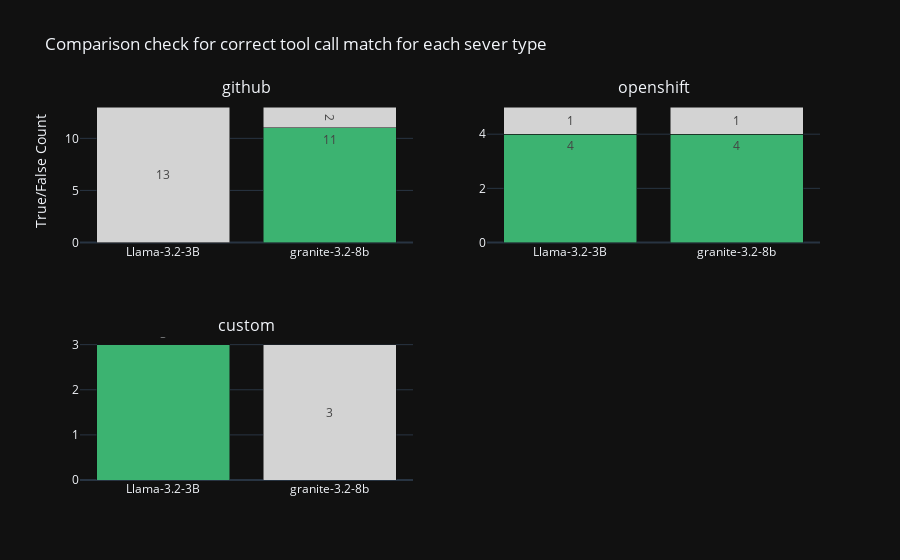

The notebook cell saved with this chart:
### Markdown cell above
### Bar chart comparing both Llama-3.2-3b and granite-3.2-8b models tool call matching for each of the server models

### Code cell
from plotly.subplots import make_subplots
# Make subplots for each server type
subplots = df['server_type'].unique().tolist()
rows, cols = get_subplot_grid(len(subplots))
fig = make_subplots(rows=rows, cols=cols, subplot_titles=subplots)  

# Loop through each subplot and assign correct (row, col)
for idx, subplot in enumerate(subplots):
    row = (idx // cols) + 1
    col = (idx % cols) + 1
    # Filter the DataFrame for the current server type
    filtered_df = df[df['server_type'] == subplot]
    #plot for each server type
    fig = add_subplot(
        fig,
        filtered_df,
        row=row,
        col=col,
        column_name='tool_call_match',
        title=f'Comparison check for correct tool call match for each sever type'
    )

fig.show()

### Figure 1 — Plotly figure (JSON) as saved in the notebook; plotly's stock layout.template omitted (floating-point values rounded to 4 significant figures)
{"data": [{"marker": {"color": "mediumseagreen"}, "name": "True", "text": ["0", "11"], "textposition": "outside", "type": "bar", "x": ["Llama-3.2-3B", "granite-3.2-8b"], "xaxis": "x", "y": [0, 11], "yaxis": "y"}, {"insidetextanchor": "middle", "marker": {"color": "lightgray"}, "name": "False", "text": ["13", "2"], "textposition": "inside", "type": "bar", "x": ["Llama-3.2-3B", "granite-3.2-8b"], "xaxis": "x", "y": [13, 2], "yaxis": "y"}, {"marker": {"color": "mediumseagreen"}, "name": "True", "text": ["4", "4"], "textposition": "outside", "type": "bar", "x": ["Llama-3.2-3B", "granite-3.2-8b"], "xaxis": "x2", "y": [4, 4], "yaxis": "y2"}, {"insidetextanchor": "middle", "marker": {"color": "lightgray"}, "name": "False", "text": ["1", "1"], "textposition": "inside", "type": "bar", "x": ["Llama-3.2-3B", "granite-3.2-8b"], "xaxis": "x2", "y": [1, 1], "yaxis": "y2"}, {"marker": {"color": "mediumseagreen"}, "name": "True", "text": ["3", "0"], "textposition": "outside", "type": "bar", "x": ["Llama-3.2-3B", "granite-3.2-8b"], "xaxis": "x3", "y": [3, 0], "yaxis": "y3"}, {"insidetextanchor": "middle", "marker": {"color": "lightgray"}, "name": "False", "text": ["0", "3"], "textposition": "inside", "type": "bar", "x": ["Llama-3.2-3B", "granite-3.2-8b"], "xaxis": "x3", "y": [0, 3], "yaxis": "y3"}], "layout": {"annotations": [{"font": {"size": 16}, "showarrow": false, "text": "github", "x": 0.225, "xanchor": "center", "xref": "paper", "y": 1, "yanchor": "bottom", "yref": "paper"}, {"font": {"size": 16}, "showarrow": false, "text": "openshift", "x": 0.775, "xanchor": "center", "xref": "paper", "y": 1, "yanchor": "bottom", "yref": "paper"}, {"font": {"size": 16}, "showarrow": false, "text": "custom", "x": 0.225, "xanchor": "center", "xref": "paper", "y": 0.375, "yanchor": "bottom", "yref": "paper"}], "barmode": "stack", "showlegend": false, "title": {"text": "Comparison check for correct tool call match for each sever type"}, "xaxis": {"anchor": "y", "domain": [0, 0.45]}, "xaxis2": {"anchor": "y2", "domain": [0.55, 1]}, "xaxis3": {"anchor": "y3", "domain": [0, 0.45]}, "xaxis4": {"anchor": "y4", "domain": [0.55, 1]}, "yaxis": {"anchor": "x", "domain": [0.625, 1], "title": {"text": "True/False Count"}}, "yaxis2": {"anchor": "x2", "domain": [0.625, 1]}, "yaxis3": {"anchor": "x3", "domain": [0, 0.375]}, "yaxis4": {"anchor": "x4", "domain": [0, 0.375]}}}
